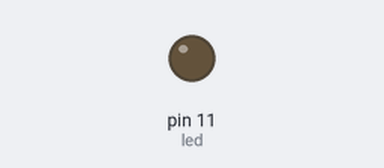
Recording of a sketch running on a simulated Arduino Uno, built with avr-gcc and run on an emulated ATmega328P. Parts: output pins drawn as LEDs (lit = HIGH). What the sketch prints to the serial monitor is not drawn.

Above: at 0.1 s.
At 0.3 s:
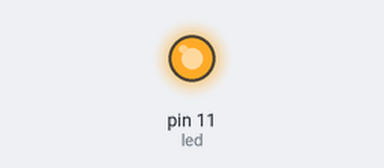
Timing chart, 0 to 3.0 s (numbered marks = the images above):
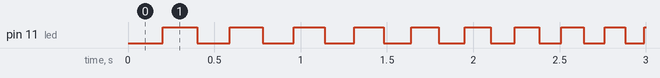

The sketch:

TimerDrivenMotorControl.ino
```cpp
#include <TimerOne.h>

int led = 11;

unsigned long currentPeriod ; // current period for call interrupt function
long deltaPeriod ; // linear acceleration this value will be substrated from current period every second call of interrupt
unsigned long minPeriod = 20000; // minimal allowed period (maximal speed)
unsigned long maxPeriod = 200000; // maximal allowed period (start and stop speed)
unsigned long cntStep; // steps to count down to zero. at zero a motor stops.
                       // cntStep = preSteps initialized the liniar breaking of motor
                       // be sure the interrupts are disabled in the time of setting of this variable
unsigned long preSteps; // steps nees to accelarate and decelerate motor to/from maximal speed

// the setup routine runs once when you press reset:
void setup() {
  // initialize the digital pin as an output.
  pinMode(led, OUTPUT);
  digitalWrite(led,LOW);
  Serial.begin(115200);
}

int ledState;
void myTimerInterrupt(){
  ledState = digitalRead(led);

  if (ledState)
    digitalWrite(led,LOW);
  else
    digitalWrite(led,HIGH);

  if (ledState == 1){
    Timer1.detachInterrupt();
    cntStep--;

    // end of actions
    if (cntStep == 0)
      return;


    // change the acceleration direction
    if (cntStep <= preSteps && deltaPeriod > 0)
      deltaPeriod= - deltaPeriod;

    currentPeriod -= deltaPeriod;

    // check for maximal speed range
    if (currentPeriod < minPeriod)
      currentPeriod = minPeriod;

    Timer1.initialize(currentPeriod);
    Timer1.attachInterrupt(myTimerInterrupt);
  }
}

void motor(unsigned int steps){
  Serial.println("start");
  currentPeriod = maxPeriod;
  deltaPeriod = 10000;
  cntStep = steps;
  unsigned long stepsToMaxSpeed = (unsigned long)((maxPeriod - minPeriod) / deltaPeriod);
  if (stepsToMaxSpeed * 2 > steps )
    preSteps = (unsigned long)(steps / 2) ;
  else
    preSteps = stepsToMaxSpeed;

  Timer1.initialize(currentPeriod);
  Timer1.attachInterrupt(myTimerInterrupt);
}

void loop() {
  motor(100);
  while(cntStep){
    //Serial.print(preSteps); Serial.print(" ");
    //Serial.print(cntStep); Serial.print(" ");
    //Serial.println(currentPeriod);
    delay((unsigned long)(currentPeriod/500));
  }
}
```

Measured:
- by itself, pin 11 (led): repeats every 0.38 s: LOW 0.19 s, HIGH 0.19 s
- by itself, everything shown: repeats every 10.8 s, in 64 steps
